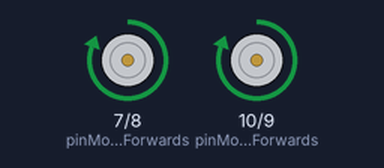
A program run on a simulated Raspberry Pi (BCM pin numbers). On the bench: motor-driver pin pairs drawn as motors (green arrow = first pin HIGH = forward, orange = second pin HIGH = backward, longer = more drive). At 4.0 s the program stops and its outputs stay as they are.

Above: at 0.1 s.
At 2.1 s:
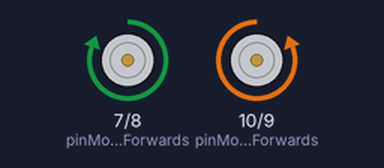
At 3.1 s:
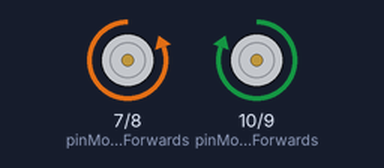
At 4.1 s:
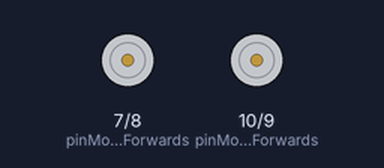
Timing chart, 0 to 5.5 s (numbered marks = the images above):
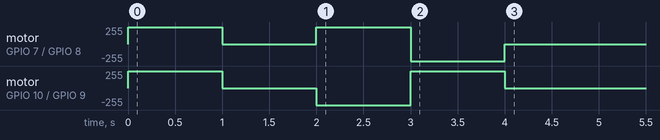

Measured:
- by itself, motor on GPIO 7 (pinMotorAForwards) / GPIO 8 (pinMotorABackwards): stopped → forward 255/255 at 0.00 s, → stopped 1.0 s later, → forward 255/255 1.0 s later, → backward 255/255 1.0 s later, … (5 changes in this stretch)
- by itself, motor on GPIO 10 (pinMotorBForwards) / GPIO 9 (pinMotorBBackwards): stopped → forward 255/255 at 0.00 s, → stopped 1.0 s later, → backward 255/255 1.0 s later, → forward 255/255 1.0 s later, … (5 changes in this stretch)

The program:

3-driving.py
```python
#!/usr/bin/env python3

# CamJam EduKit 3 -Robotics
# Worksheet 3–Driving and Turning

import RPi.GPIO as GPIO # Import the GPIO Library
import time # Import the Time library

# Set the GPIO modes

GPIO.setmode(GPIO.BCM)
GPIO.setwarnings(False)

# Set variables for the GPIO motor pins

pinMotorAForwards = 7
pinMotorABackwards= 8
pinMotorBBackwards= 9
pinMotorBForwards =10

# Set the GPIO Pin mode

GPIO.setup(pinMotorAForwards, GPIO.OUT)
GPIO.setup(pinMotorABackwards, GPIO.OUT)
GPIO.setup(pinMotorBForwards, GPIO.OUT)
GPIO.setup(pinMotorBBackwards, GPIO.OUT)

# Turn all motors off

def StopMotors():
    GPIO.output(pinMotorAForwards,0)
    GPIO.output(pinMotorABackwards,0)
    GPIO.output(pinMotorBForwards,0)
    GPIO.output(pinMotorBBackwards,0)

# Turn both motors forwards

def Forwards():
    GPIO.output(pinMotorAForwards,1)
    GPIO.output(pinMotorABackwards,0)
    GPIO.output(pinMotorBForwards,1)
    GPIO.output(pinMotorBBackwards,0)

# Turn both motors backwards

def Backwards():
    GPIO.output(pinMotorAForwards,0)
    GPIO.output(pinMotorABackwards,1)
    GPIO.output(pinMotorBForwards,0)
    GPIO.output(pinMotorBBackwards,1)

# Turn Right

def TurnRight():
    GPIO.output(pinMotorAForwards,1)
    GPIO.output(pinMotorABackwards,0)
    GPIO.output(pinMotorBForwards,0)
    GPIO.output(pinMotorBBackwards,1)

# Turn Left

def TurnLeft():
    GPIO.output(pinMotorAForwards,0)
    GPIO.output(pinMotorABackwards,1)
    GPIO.output(pinMotorBForwards,1)
    GPIO.output(pinMotorBBackwards,0)

Forwards()
time.sleep(1)

StopMotors()
time.sleep(1)

TurnRight()
time.sleep(1)

TurnLeft()
time.sleep(1)

StopMotors()

GPIO.cleanup()
```
